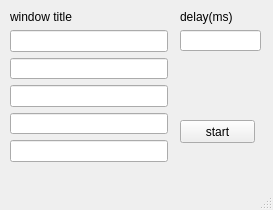
<?xml version="1.0" encoding="UTF-8"?>
<ui version="4.0">
 <class>MainWindow</class>
 <widget class="QMainWindow" name="MainWindow">
  <property name="geometry">
   <rect>
    <x>0</x>
    <y>0</y>
    <width>273</width>
    <height>210</height>
   </rect>
  </property>
  <property name="windowTitle">
   <string>auto tra quest</string>
  </property>
  <widget class="QWidget" name="centralwidget">
   <widget class="QWidget" name="verticalLayoutWidget_2">
    <property name="geometry">
     <rect>
      <x>180</x>
      <y>10</y>
      <width>81</width>
      <height>41</height>
     </rect>
    </property>
    <layout class="QVBoxLayout" name="verticalLayout_2">
     <item>
      <widget class="QLabel" name="label_2">
       <property name="text">
        <string>delay(ms)</string>
       </property>
      </widget>
     </item>
     <item>
      <widget class="QLineEdit" name="delayLine"/>
     </item>
    </layout>
   </widget>
   <widget class="QWidget" name="verticalLayoutWidget">
    <property name="geometry">
     <rect>
      <x>10</x>
      <y>10</y>
      <width>158</width>
      <height>152</height>
     </rect>
    </property>
    <layout class="QVBoxLayout" name="verticalLayout">
     <item>
      <widget class="QLabel" name="label">
       <property name="text">
        <string>window title</string>
       </property>
      </widget>
     </item>
     <item>
      <widget class="QLineEdit" name="lineEdit1"/>
     </item>
     <item>
      <widget class="QLineEdit" name="lineEdit2"/>
     </item>
     <item>
      <widget class="QLineEdit" name="lineEdit3"/>
     </item>
     <item>
      <widget class="QLineEdit" name="lineEdit4"/>
     </item>
     <item>
      <widget class="QLineEdit" name="lineEdit5"/>
     </item>
    </layout>
   </widget>
   <widget class="QPushButton" name="startBtn">
    <property name="geometry">
     <rect>
      <x>180</x>
      <y>120</y>
      <width>75</width>
      <height>23</height>
     </rect>
    </property>
    <property name="text">
     <string>start</string>
    </property>
   </widget>
  </widget>
  <widget class="QMenuBar" name="menubar">
   <property name="geometry">
    <rect>
     <x>0</x>
     <y>0</y>
     <width>273</width>
     <height>21</height>
    </rect>
   </property>
  </widget>
  <widget class="QStatusBar" name="statusbar"/>
 </widget>
 <resources/>
 <connections/>
</ui>
